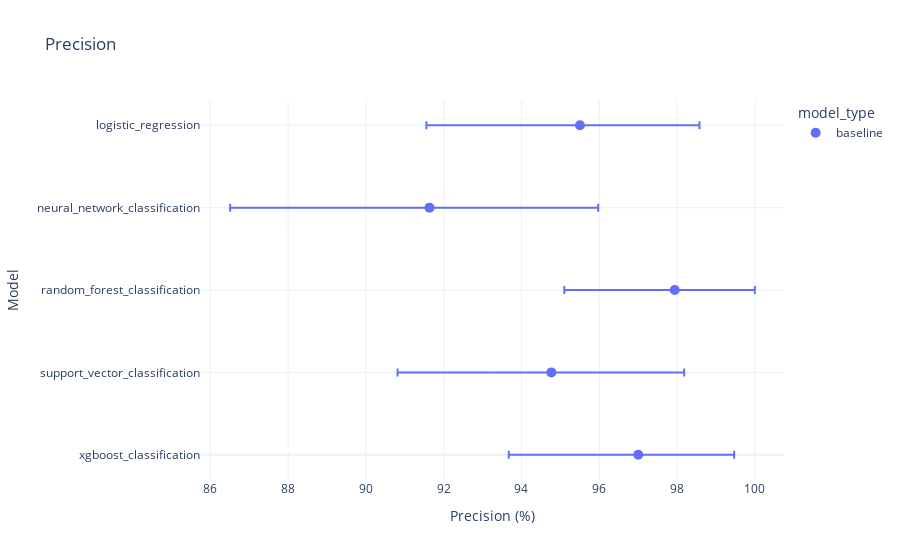
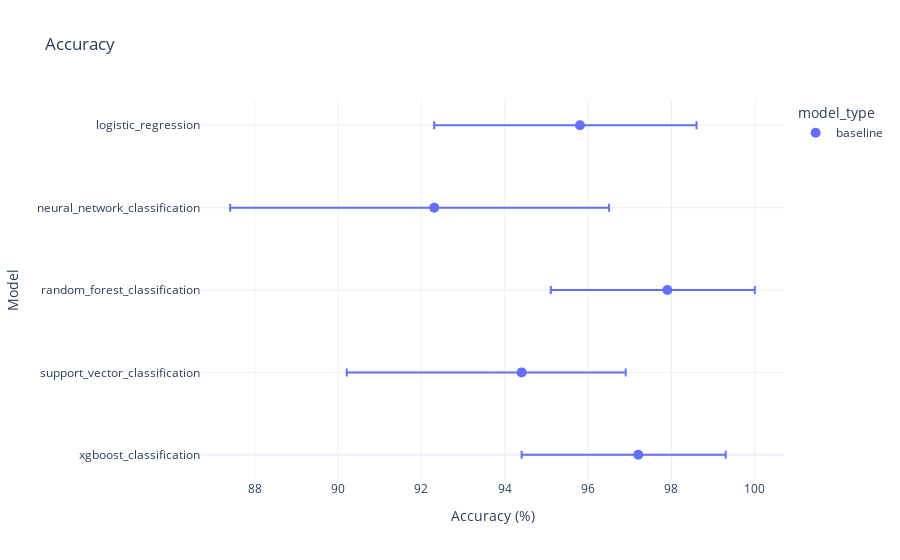

Source (notebook cell) for these figures, in order:
### Markdown cell above
## Rebuild Baseline Plots

### Code cell
precision_plot([baseline_df])
accuracy_plot([baseline_df])

### Figure 1 — Plotly figure (JSON) as saved in the notebook; plotly's stock layout.template omitted (floating-point values rounded to 4 significant figures)
{"data": [{"error_x": {"array": [2.466, 3.414, 2.06, 4.338, 3.073], "arrayminus": [3.329, 3.954, 2.838, 5.125, 3.948]}, "hovertemplate": "model_type=baseline<br>Precision (%)=%{x}<br>y_jittered=%{y}<extra></extra>", "legendgroup": "baseline", "marker": {"color": "#636EFA", "size": 10, "symbol": "circle"}, "mode": "markers", "name": "baseline", "orientation": "v", "showlegend": true, "type": "scatter", "x": [97.0, 94.77, 97.94, 91.64, 95.5], "xaxis": "x", "y": [0.0, 1.0, 2.0, 3.0, 4.0], "yaxis": "y"}], "layout": {"legend": {"title": {"text": "model_type"}, "tracegroupgap": 0}, "title": {"text": "Precision"}, "xaxis": {"anchor": "y", "domain": [0, 1], "title": {"text": "Precision (%)"}}, "yaxis": {"anchor": "x", "domain": [0, 1], "ticktext": ["xgboost_classification", "support_vector_classification", "random_forest_classification", "neural_network_classification", "logistic_regression"], "tickvals": [0, 1, 2, 3, 4], "title": {"text": "Model"}}}}

### Figure 2 — Plotly figure (JSON) as saved in the notebook; plotly's stock layout.template omitted (floating-point values rounded to 4 significant figures)
{"data": [{"error_x": {"array": [2.098, 2.496, 2.098, 4.195, 2.797], "arrayminus": [2.797, 4.196, 2.797, 4.895, 3.496]}, "hovertemplate": "model_type=baseline<br>Accuracy (%)=%{x}<br>y_jittered=%{y}<extra></extra>", "legendgroup": "baseline", "marker": {"color": "#636EFA", "size": 10, "symbol": "circle"}, "mode": "markers", "name": "baseline", "orientation": "v", "showlegend": true, "type": "scatter", "x": [97.2, 94.41, 97.9, 92.31, 95.8], "xaxis": "x", "y": [0.0, 1.0, 2.0, 3.0, 4.0], "yaxis": "y"}], "layout": {"legend": {"title": {"text": "model_type"}, "tracegroupgap": 0}, "title": {"text": "Accuracy"}, "xaxis": {"anchor": "y", "domain": [0, 1], "title": {"text": "Accuracy (%)"}}, "yaxis": {"anchor": "x", "domain": [0, 1], "ticktext": ["xgboost_classification", "support_vector_classification", "random_forest_classification", "neural_network_classification", "logistic_regression"], "tickvals": [0, 1, 2, 3, 4], "title": {"text": "Model"}}}}
